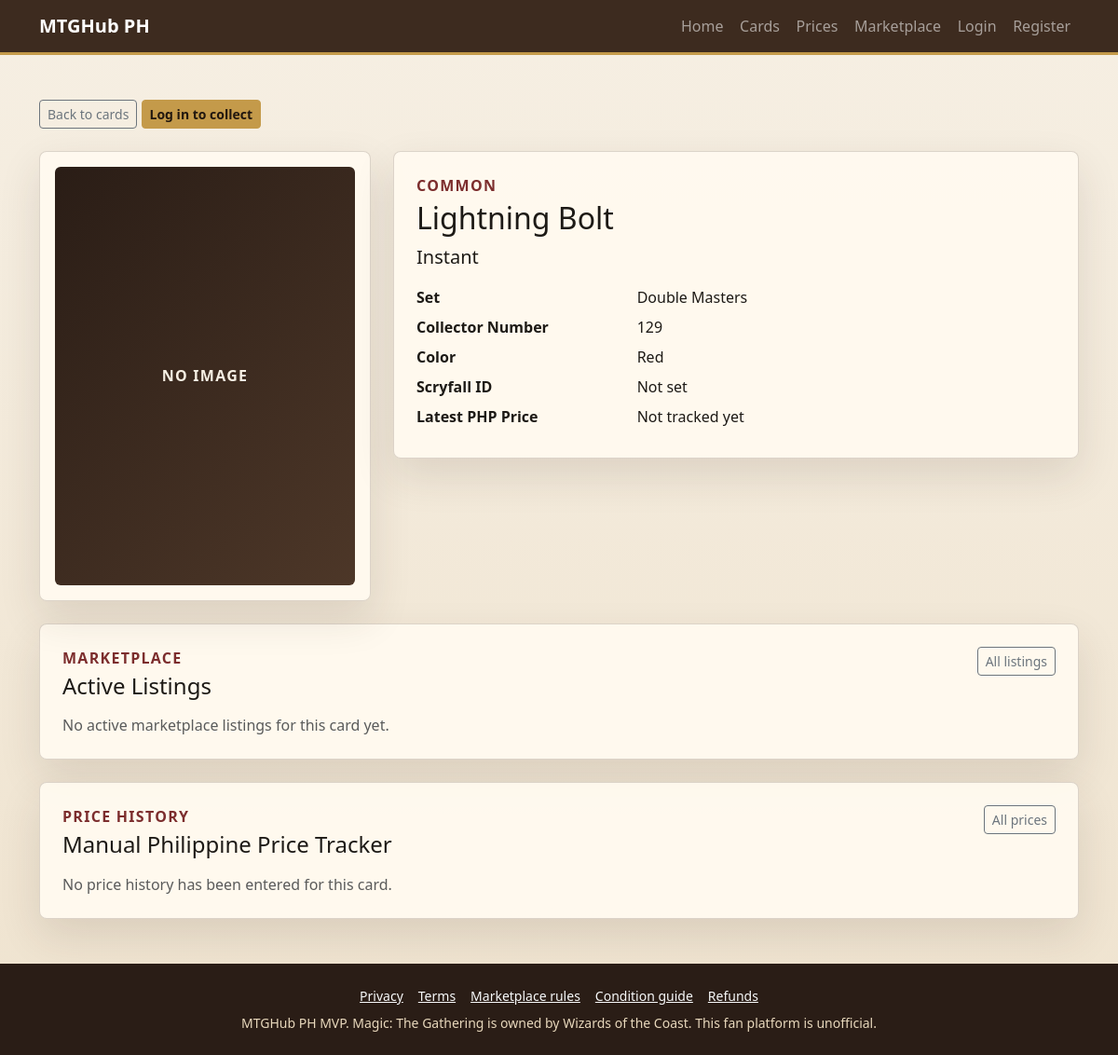
/public/cards/show?id=2, run on the app's committed database.
### tables this page shows
CREATE TABLE IF NOT EXISTS cards (
    id INT UNSIGNED AUTO_INCREMENT PRIMARY KEY,
    card_name VARCHAR(150) NOT NULL,
    set_name VARCHAR(150) NOT NULL,
    collector_number VARCHAR(30) NULL,
    rarity ENUM('common', 'uncommon', 'rare', 'mythic') NOT NULL,
    color VARCHAR(50) NULL,
    type_line VARCHAR(150) NOT NULL,
    image_url VARCHAR(500) NULL,
    scryfall_id VARCHAR(80) NULL,
    created_at TIMESTAMP DEFAULT CURRENT_TIMESTAMP,
    updated_at TIMESTAMP DEFAULT CURRENT_TIMESTAMP ON UPDATE CURRENT_TIMESTAMP,
    INDEX idx_cards_name (card_name),
    INDEX idx_cards_set (set_name),
    INDEX idx_cards_rarity (rarity),
    INDEX idx_cards_color (color),
    UNIQUE KEY uq_cards_identity (card_name, set_name, collector_number),
    UNIQUE KEY uq_cards_scryfall_id (scryfall_id),
    FULLTEXT KEY ft_cards_search (card_name, set_name, type_line)
);

### app/views/cards/show.php (the view, shortened to what the rows shown need)
<div class="row g-4">
    <div class="col-md-7 col-lg-8">
        <div class="archive-card p-4">
            <p class="text-uppercase fw-semibold archive-kicker-dark mb-1"><?= e(ucfirst($card['rarity'])) ?></p>
            <h1 class="h2"><?= e($card['card_name']) ?></h1>
            <p class="lead"><?= e($card['type_line']) ?></p>
            <dl class="row mb-0">
                <dt class="col-sm-4">Set</dt>
                <dd class="col-sm-8"><?= e($card['set_name']) ?></dd>
                <dt class="col-sm-4">Collector Number</dt>
                <dd class="col-sm-8"><?= e($card['collector_number']) ?></dd>
                <dt class="col-sm-4">Color</dt>
                <dd class="col-sm-8"><?= e($card['color'] ?: 'Colorless/Unspecified') ?></dd>
                <dt class="col-sm-4">Scryfall ID</dt>
                <dd class="col-sm-8"><?= e($card['scryfall_id'] ?: 'Not set') ?></dd>
                <dt class="col-sm-4">Latest PHP Price</dt>
                <dd class="col-sm-8">
                    <?php if ($latestPrice): ?>
                        PHP <?= e(number_format((float) $latestPrice['converted_php_price'], 2)) ?>
                        <span class="text-muted small">from <?= e($latestPrice['source_name']) ?> on <?= e($latestPrice['date_captured']) ?></span>
                    <?php else: ?>
                        Not tracked yet
                    <?php endif; ?>
                </dd>
            </dl>
        </div>
    </div>
</div>
<div class="archive-card p-4 mt-4">
    <div class="d-flex flex-column flex-md-row justify-content-between gap-2 mb-3">
        <div>
            <h2 class="h4 mb-0">Active Listings</h2>
        </div>
    </div>
</div>
<div class="archive-card p-4 mt-4">
    <div class="d-flex flex-column flex-md-row justify-content-between gap-2 mb-3">
        <div>
            <h2 class="h4 mb-0">Manual Philippine Price Tracker</h2>
        </div>
    </div>
</div>

### data on the page
cards: rarity "COMMON", card_name "Lightning Bolt", type_line "Instant", set_name "Double Masters", collector_number "129", color "Red", scryfall "Not set"
